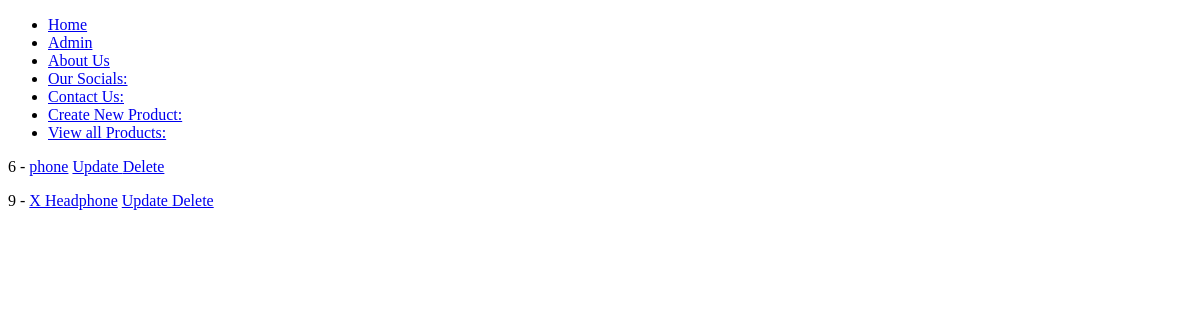
Before: /products/ with the older database file.
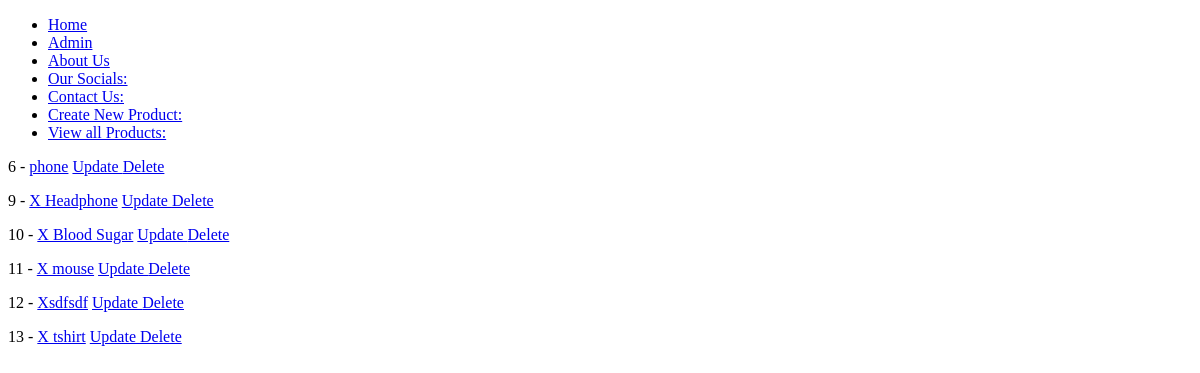
After: the same page with the newer database file.
### products/models.py (models this page shows)
class Product(models.Model):
    title = models.CharField(max_length = 120)
    description = models.TextField(blank = True, null = True)
    price = models.DecimalField(decimal_places = 2, max_digits = 10000)
    summary = models.TextField(default = "this cool", blank = False, null = False)
    featured = models.BooleanField(default = False)
    def get_absolute_url (self):
        return f"/products/{self.id}/"
    def get_absolute_update_url (self):
        return f"/products/{self.id}/update"
    def get_absolute_delete_url (self):
        return f"/products/{self.id}/delete"

### products/views.py (the view)
# urls.py: path('', product_list_view, name='product-list'),
def product_list_view(request):
    queryset = Product.objects.all()
    context = {
        "object_list" : queryset
    }
    return render (request, "products/product_list.html", context)

### products/templates/products/product_list.html (shortened to what this page needs)
{% extends 'base.html' %}
{% block content %}
 {% for instance in object_list%}
    <p>{{instance.id}} -  <a href="{{instance.get_absolute_url}}" > {{instance.title}}</a> <a href="{{instance.get_absolute_update_url}}" > Update </a> <a href="{{instance.get_absolute_delete_url}}" > Delete </a></p>
 {% endfor %}
{% endblock %}

Changed rows visible on the page:
added Product: id "10", title "X Blood Sugar"
added Product: id "11", title "X mouse"
added Product: id "12", title "Xsdfsdf"
added Product: id "13", title "X tshirt"
